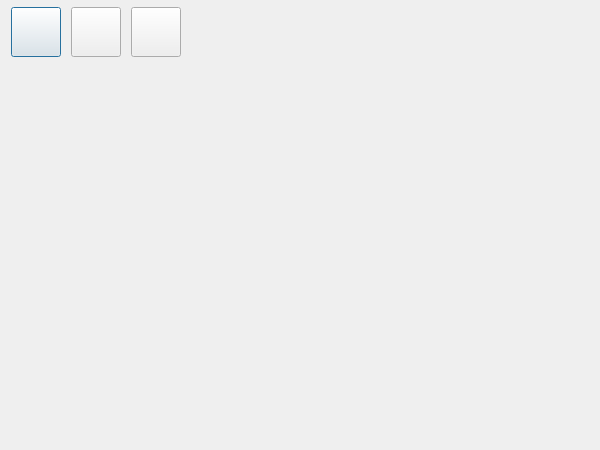
<?xml version="1.0" encoding="UTF-8"?>
<ui version="4.0">
 <class>Dialog</class>
 <widget class="QDialog" name="Dialog">
  <property name="geometry">
   <rect>
    <x>0</x>
    <y>0</y>
    <width>600</width>
    <height>450</height>
   </rect>
  </property>
  <property name="sizePolicy">
   <sizepolicy hsizetype="Preferred" vsizetype="Preferred">
    <horstretch>0</horstretch>
    <verstretch>0</verstretch>
   </sizepolicy>
  </property>
  <property name="minimumSize">
   <size>
    <width>320</width>
    <height>250</height>
   </size>
  </property>
  <property name="maximumSize">
   <size>
    <width>16777215</width>
    <height>16777215</height>
   </size>
  </property>
  <property name="windowTitle">
   <string>Video</string>
  </property>
  <layout class="QGridLayout" name="gridLayout">
   <property name="topMargin">
    <number>7</number>
   </property>
   <property name="bottomMargin">
    <number>12</number>
   </property>
   <property name="verticalSpacing">
    <number>4</number>
   </property>
   <item row="0" column="0">
    <layout class="QHBoxLayout" name="horizontalLayout">
     <property name="spacing">
      <number>10</number>
     </property>
     <property name="leftMargin">
      <number>0</number>
     </property>
     <property name="bottomMargin">
      <number>0</number>
     </property>
     <item>
      <widget class="QPushButton" name="pushButton_capture">
       <property name="minimumSize">
        <size>
         <width>50</width>
         <height>50</height>
        </size>
       </property>
       <property name="maximumSize">
        <size>
         <width>50</width>
         <height>50</height>
        </size>
       </property>
       <property name="text">
        <string/>
       </property>
       <property name="icon">
        <iconset resource="../resources.qrc">
         <normaloff>:/resources/img/resources/img/Actions-media-playback-start-icon.png</normaloff>:/resources/img/resources/img/Actions-media-playback-start-icon.png</iconset>
       </property>
       <property name="iconSize">
        <size>
         <width>30</width>
         <height>30</height>
        </size>
       </property>
       <property name="default">
        <bool>false</bool>
       </property>
       <property name="flat">
        <bool>false</bool>
       </property>
      </widget>
     </item>
     <item>
      <widget class="QPushButton" name="pushButton_recording">
       <property name="minimumSize">
        <size>
         <width>50</width>
         <height>50</height>
        </size>
       </property>
       <property name="maximumSize">
        <size>
         <width>50</width>
         <height>50</height>
        </size>
       </property>
       <property name="text">
        <string/>
       </property>
       <property name="icon">
        <iconset resource="../resources.qrc">
         <normaloff>:/resources/img/resources/img/Actions-media-record-icon.png</normaloff>:/resources/img/resources/img/Actions-media-record-icon.png</iconset>
       </property>
       <property name="iconSize">
        <size>
         <width>30</width>
         <height>30</height>
        </size>
       </property>
       <property name="default">
        <bool>false</bool>
       </property>
       <property name="flat">
        <bool>false</bool>
       </property>
      </widget>
     </item>
     <item>
      <widget class="QPushButton" name="pushButton_photo">
       <property name="minimumSize">
        <size>
         <width>50</width>
         <height>50</height>
        </size>
       </property>
       <property name="maximumSize">
        <size>
         <width>50</width>
         <height>50</height>
        </size>
       </property>
       <property name="text">
        <string/>
       </property>
       <property name="icon">
        <iconset resource="../resources.qrc">
         <normaloff>:/resources/img/resources/img/photo.png</normaloff>:/resources/img/resources/img/photo.png</iconset>
       </property>
       <property name="iconSize">
        <size>
         <width>30</width>
         <height>30</height>
        </size>
       </property>
       <property name="default">
        <bool>false</bool>
       </property>
       <property name="flat">
        <bool>false</bool>
       </property>
      </widget>
     </item>
     <item>
      <spacer name="horizontalSpacer_2">
       <property name="orientation">
        <enum>Qt::Horizontal</enum>
       </property>
       <property name="sizeType">
        <enum>QSizePolicy::Fixed</enum>
       </property>
       <property name="sizeHint" stdset="0">
        <size>
         <width>20</width>
         <height>20</height>
        </size>
       </property>
      </spacer>
     </item>
     <item>
      <widget class="QLabel" name="label_captureStatut">
       <property name="maximumSize">
        <size>
         <width>30</width>
         <height>30</height>
        </size>
       </property>
       <property name="text">
        <string/>
       </property>
       <property name="pixmap">
        <pixmap resource="../resources.qrc">:/resources/img/resources/img/round_button_off.png</pixmap>
       </property>
       <property name="scaledContents">
        <bool>true</bool>
       </property>
      </widget>
     </item>
     <item>
      <spacer name="horizontalSpacer">
       <property name="orientation">
        <enum>Qt::Horizontal</enum>
       </property>
       <property name="sizeType">
        <enum>QSizePolicy::Expanding</enum>
       </property>
       <property name="sizeHint" stdset="0">
        <size>
         <width>5</width>
         <height>5</height>
        </size>
       </property>
      </spacer>
     </item>
    </layout>
   </item>
   <item row="1" column="0">
    <widget class="QLabel" name="label_camera">
     <property name="minimumSize">
      <size>
       <width>0</width>
       <height>0</height>
      </size>
     </property>
     <property name="text">
      <string/>
     </property>
     <property name="scaledContents">
      <bool>false</bool>
     </property>
    </widget>
   </item>
  </layout>
 </widget>
 <resources>
  <include location="../resources.qrc"/>
 </resources>
 <connections/>
</ui>
